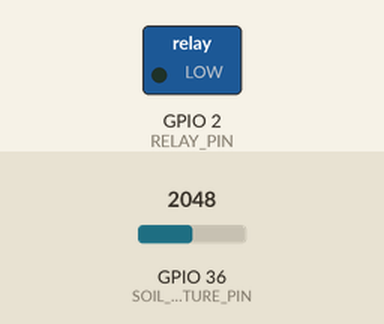
Simulated run of this program. Board: ESP32. Parts: switched loads named in the program (green lamp = pin HIGH). The test bench sets the inputs (shaded band); at power-on: GPIO 36 (SOIL_MOISTURE_PIN) = 2048. WiFi joins after 1.5 s; servers stay silent unless stated; uploads are accepted with an empty reply; what the program prints to the serial monitor is not drawn.

Above: at 0.1 s.
At 1.8 s:
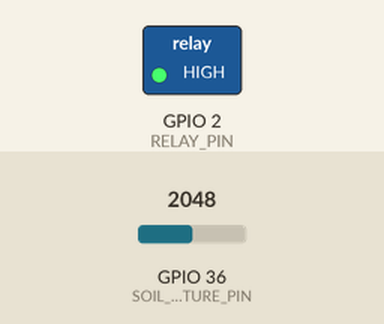
Timing chart, 0 to 3.3 s (numbered marks = the images above):
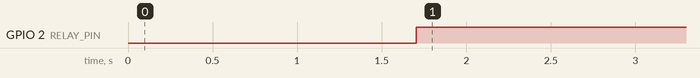

The program:

main.cpp
```cpp
#include <Arduino.h>
#include <ESP8266WiFi.h>
#include <ESP8266HTTPClient.h>
#include <ArduinoJson.h>

// Pin definitions
#define SOIL_MOISTURE_PIN A0
#define RELAY_PIN D1

// WiFi credentials
const char* ssid = "YOUR_WIFI_SSID";
const char* password = "YOUR_WIFI_PASSWORD";

// Backend server
const char* backendUrl = "http://YOUR_BACKEND_IP:5000";  // Change to your backend address

void setup() {
  Serial.begin(9600);
  pinMode(RELAY_PIN, OUTPUT);
  digitalWrite(RELAY_PIN, LOW);

  WiFi.begin(ssid, password);
  Serial.print("Connecting to WiFi");

  while (WiFi.status() != WL_CONNECTED) {
    delay(500);
    Serial.print(".");
  }

  Serial.println("\nConnected to WiFi");
}

void loop() {
  int moistureValue = analogRead(SOIL_MOISTURE_PIN);
  int moisturePercent = map(moistureValue, 1023, 0, 0, 100);  // adjust range if needed

  Serial.print("Moisture: ");
  Serial.print(moisturePercent);
  Serial.println("%");

  bool autoMode = true;  // default to true
  String currentPumpStatus = "OFF";

  // Step 1: Fetch auto_mode from backend
  if (WiFi.status() == WL_CONNECTED) {
    HTTPClient http;
    http.begin(String(backendUrl) + "/status");

    int httpCode = http.GET();

    if (httpCode == 200) {
      String response = http.getString();
      Serial.println("Status Response: " + response);

      StaticJsonDocument<256> doc;
      deserializeJson(doc, response);

      autoMode = doc["auto_mode"];
      currentPumpStatus = doc["pump"] | "OFF";
    } else {
      Serial.print("Failed to get /status. Code: ");
      Serial.println(httpCode);
    }

    http.end();
  }

  // Step 2: If auto mode is enabled, decide to turn pump on or off
  String newPumpStatus = currentPumpStatus;
  if (autoMode) {
    newPumpStatus = (moisturePercent < 50) ? "ON" : "OFF";
    digitalWrite(RELAY_PIN, (newPumpStatus == "ON") ? HIGH : LOW);
  } else {
    Serial.println("Auto Mode is OFF. Manual control only.");
  }

  // Step 3: Send moisture reading to backend
  if (WiFi.status() == WL_CONNECTED) {
    HTTPClient http;
    http.begin(String(backendUrl) + "/sensor");
    http.addHeader("Content-Type", "application/json");

    StaticJsonDocument<200> json;
    json["moisture"] = moisturePercent;

    String requestBody;
    serializeJson(json, requestBody);

    int responseCode = http.POST(requestBody);
    String response = http.getString();

    Serial.print("POST /sensor Response: ");
    Serial.println(response);

    http.end();
  }

  delay(5000);  // Delay before next reading
}
```

Measured:
- by itself, GPIO 2 (RELAY_PIN): LOW → HIGH at 1.7 s
